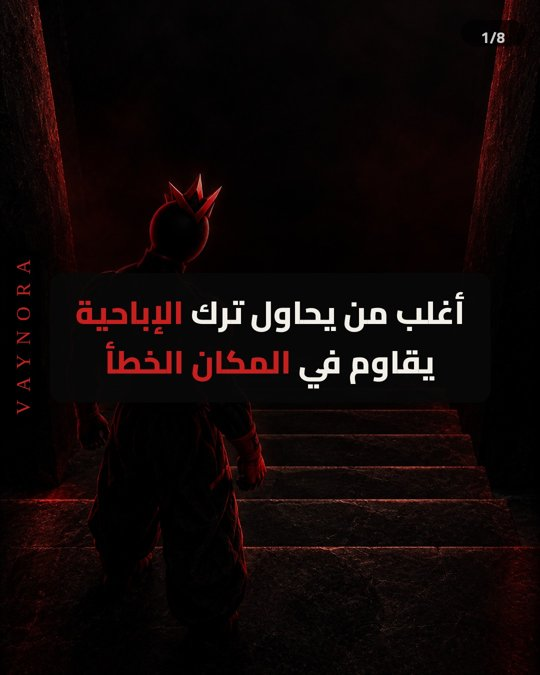
#> input picture brand/vay-ref.jpg, 540 x 675 px
$ python -i reel_cover.py   (imports and definitions only)
#> lines starting #> are read from the running program, lines starting #| are printed output that depends on the picture
#!/usr/bin/env python3
"""Reel cover generator, «حرب النفس» / VAYNORA identity (brand guide v1.0).
Usage:
  python3 reel_cover.py --video in.mp4 --title "علاش ربي حطّ فيك|*الشهوة*؟" [--time 3.2] [--badge "حلقة 1"] [--out cover.png]
Title: '|' = new line, *word* = red keyword (Red 400). Max ~3 short lines.
Without --time it auto-picks the sharpest, well-lit frame in the first 60% of the video.
Outputs cover.png (1080x1920) + cover-grid.png (the 3:4 center crop the profile grid shows) + cover-frame.jpg.
"""
import argparse, subprocess, os, sys, json, tempfile, html, re
from PIL import Image, ImageFilter, ImageStat
HERE=os.path.dirname(os.path.abspath(__file__)); BRAND=os.path.dirname(HERE)
NODE_PATH='/opt/node22/lib/node_modules'
def dur(v):return float(subprocess.check_output(['ffprobe','-v','error','-show_entries','format=duration','-of','csv=p=0',v]).decode().strip())
ZOOM=1.0
YOFF=0.23
GRADE='eq=saturation=0.5:contrast=1.15:brightness=-0.06:gamma=0.92,colorbalance=rs=0.08:gs=-0.03:bs=-0.04:rm=0.04,vignette=angle=PI/3.2'
def grab(v,t,out,grade=False):
    vf=f'scale={int(1080*ZOOM)}:{int(1920*ZOOM)}:force_original_aspect_ratio=increase,crop=1080:1920:(iw-1080)/2:(ih-1920)*{YOFF}'+(','+GRADE if grade else '')
    subprocess.run(['ffmpeg','-v','error','-y','-ss',f'{t:.2f}','-i',v,'-frames:v','1','-vf',vf,'-q:v','2',out],check=True)
def score(p):
#> called with p = '../vay-ref.jpg'
    im=Image.open(p).convert('L').resize((270,480))
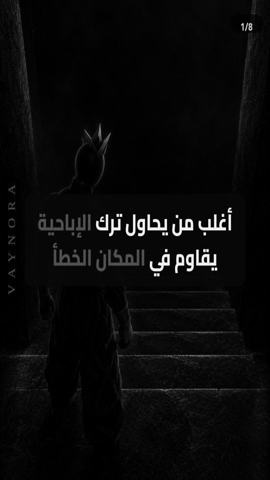
#> im: PIL image 270x480 L; min 0, max 255, mean 9.7
    center=im.crop((40,80,230,330))  # face area usually upper-middle
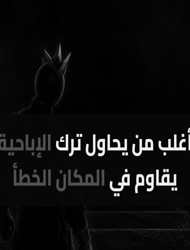
#> center: PIL image 190x250 L; min 0, max 255, mean 14.8
    sharp=ImageStat.Stat(center.filter(ImageFilter.FIND_EDGES)).var[0]
#> sharp = 2066.2
    bright=ImageStat.Stat(center).mean[0]
#> bright = 14.76
    pen=0 if 40<bright<200 else 400
#> pen = 400
    return sharp-pen
# [64 lines left out: functions pick, title_html, main, not called in this run]
# [1 line not run here, left out]

>>> result = score('../vay-ref.jpg')
#> result = 1666.2
